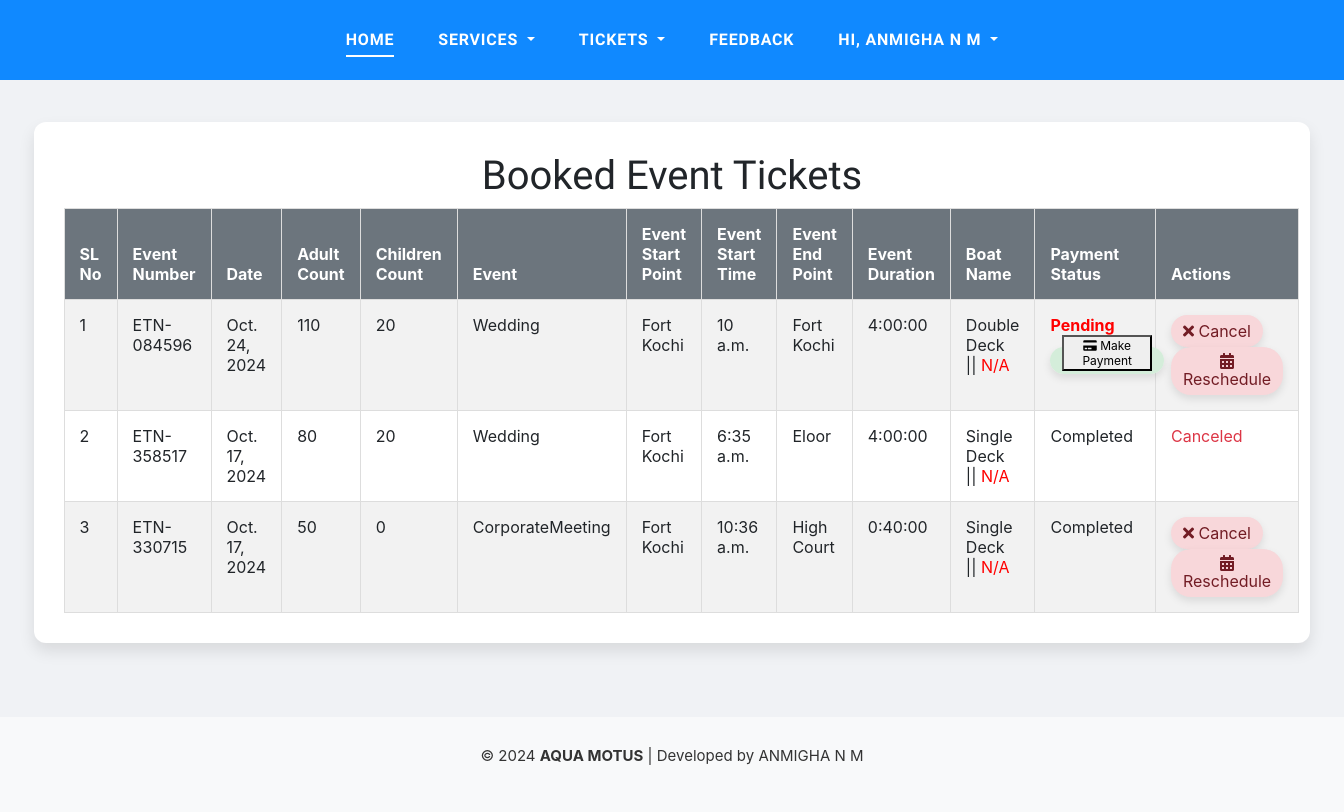
The app's page /User/ViewEventBooking/ (signed in), older data.
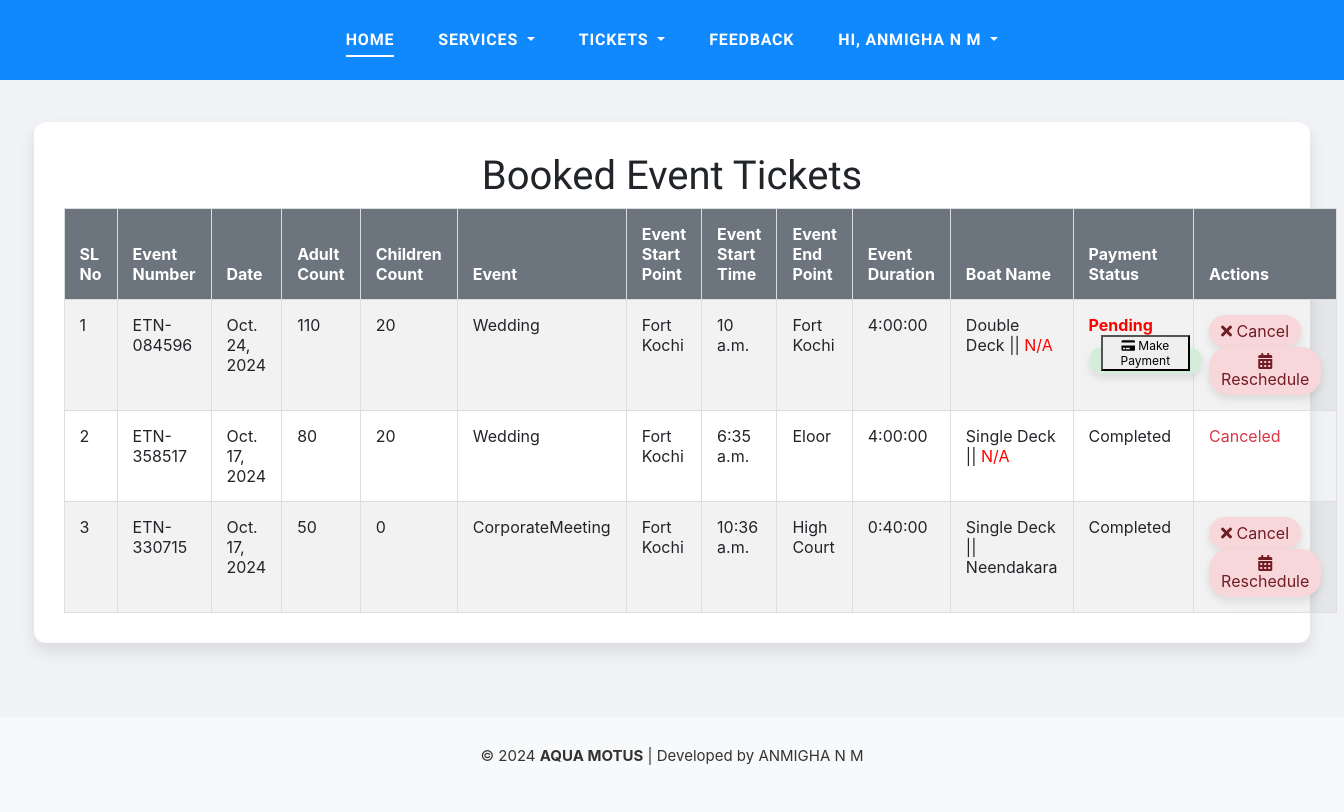
The same page, newer data.
### User/models.py (models this page shows, shortened)
class tbl_eventbooking(models.Model):
    event_date = models.DateField()
    event_startpoint = models.ForeignKey(tbl_place, on_delete=models.CASCADE, related_name='event_startpoints')
    event_endpoint = models.ForeignKey(tbl_place, on_delete=models.CASCADE, related_name='event_endpoints')
    event_starttime = models.TimeField(default=time(0, 0))  # Default to 00:00:00
    duration = models.DurationField(null=True, blank=True)  # Store duration as a time period
    event_number = models.CharField(max_length=20, unique=True, blank=True, null=True)
    adult_count = models.CharField(max_length=20)
    children_count = models.CharField(max_length=20)
    boat_deck = models.CharField(max_length=50,default='1')
    event_type = models.ForeignKey(tbl_eventtype, on_delete=models.CASCADE)
    user = models.ForeignKey(settings.AUTH_USER_MODEL, on_delete=models.CASCADE)
    assign = models.ForeignKey(tbl_boat, on_delete=models.CASCADE, null=True)
    status = models.IntegerField(default=0)
    payment_id = models.CharField(max_length=100, blank=True, null=True)  # Store payment ID if available
    refund_amount = models.DecimalField(max_digits=10, decimal_places=2, null=True, blank=True)

### WebAdmin/models.py (models this page shows, shortened)
class tbl_eventtype(models.Model):
    STATUS_CHOICES = [
        (1, 'Active'),
        (0, 'Inactive'),
    ]
    event_type = models.CharField(max_length=20)
    event_rate=models.IntegerField()
    event_details=models.CharField(max_length=5000)
    status = models.IntegerField(choices=STATUS_CHOICES, default=1)

class tbl_place(models.Model):
    place_name = models.CharField(max_length=100)
    district = models.ForeignKey(tbl_district, on_delete=models.CASCADE)
    status = models.IntegerField(choices=[(0, 'Inactive'), (1, 'Active')], default=1)

class tbl_boat(models.Model):
    STATUS_CHOICES = [
        (1, 'Active'),
        (0, 'Inactive'),
    ]
    boat_name = models.CharField(max_length=20)
    boat_service = models.CharField(max_length=50,default='1')
    boat_deck = models.CharField(max_length=50,default='Single Deck')
    boat_capacity = models.IntegerField()
    boat_entrydate = models.DateField()
    status = models.IntegerField(choices=STATUS_CHOICES, default=1)

### User/views.py (the view)
# urls.py: path('ViewEventBooking/',views.vieweventbooking,name='vieweventbooking'),
@never_cache
@login_required
def vieweventbooking(request):
    user1 = request.user
    ticketdata=tbl_eventbooking.objects.filter(user=user1)
    for ticket in ticketdata:
        if ticket.refund_amount:
            ticket.refund_amount_display = ticket.refund_amount / 100
    return render(request,'User/ViewEventBooking.html',{'ticket':ticketdata})

### User/Templates/User/ViewEventBooking.html (shortened to what the changed rows need)
{% extends 'User/HomePage.html' %}
{% load static %}
{% block content %}
<!DOCTYPE html>
<html lang="en">
<head>
    <link rel="stylesheet" href="https://stackpath.bootstrapcdn.com/bootstrap/4.5.2/css/bootstrap.min.css">
    <link rel="stylesheet" href="https://cdnjs.cloudflare.com/ajax/libs/font-awesome/5.15.4/css/all.min.css">
</head>
<body><br><br><br>
    <div id="tickets-container" class="container-fluid">
        <h1 class="text-center">Booked Event Tickets</h1>
        <table id="tickets-table" class="table table-striped">
            <thead>
                <tr>
                    <th>SL No</th>
                    <th>Event Number</th>
                    <th>Date</th>
                    <th>Adult Count</th>
                    <th>Children Count</th>
                    <th>Event</th>
                    <th>Event Start Point</th>
                    <th>Event Start Time</th>
                    <th>Event End Point</th>
                    <th>Event Duration</th>
                    <th>Boat Name</th>
                    <th>Payment Status</th>
                    <th>Actions</th>
                </tr>
            </thead>
            <tbody>
                {% for item in ticket  %}
                <tr>
                    <td>{{ forloop.counter }}</td>
                    <td>{{ item.event_number }}</td>
                    <td>{{ item.event_date }}</td>
                    <td>{{ item.adult_count }}</td>
                    <td>{{ item.children_count }}</td>
                    <td>{{ item.event_type.event_type }}</td>
                    <td>{{ item.event_startpoint.place_name }}</td>
                    <td>{{ item.event_starttime }}</td>
                    <td>{{ item.event_endpoint.place_name }}</td>
                    <td>{{ item.duration }}</td>
                    <td>
                        {{ item.boat_deck }} ||
                        {% if item.assign %}
                        {{ item.assign.boat_name }}
                        {% else %}
                        <span style="color: red;">N/A</span>
                        {% endif %}
                    </td>
                    <td>
                        {% if item.payment_id %}
                        <span class="status-payed">Completed</span>
                        {% endif %}
                    </td>
                    <td>
                        {% if not item.payment_id %}
                            <button class="btn-cancel-booking" onclick="confirmCancel('{{ item.id }}')"><i class="fas fa-times"></i> Cancel</button>
                        {% elif item.payment_id and item.status != 3 and item.status != 4 %}
                             <button class="btn-cancel-booking" onclick="confirmCanceled('{{ item.id }}')"><i class="fas fa-times"></i> Cancel</button>
                        {% elif item.status == 3 %}
                            <span class="text-danger">Canceled</span>
                        {% elif item.status == 4 %}
                            <span class="text-danger">Refunded Rs.{{ item.refund_amount_display }}</span>
                        {% endif %}
                        {% if item.status != 3 and item.status != 4 %}
                            <button class="btn-reschedule-booking"
                            onclick="showRescheduleModal('{{ item.id }}', '{{ item.event_date|date:"Y-m-d" }}', '{{ item.event_starttime|time:'H:i' }}')">
                            <i class="fas fa-calendar-alt"></i> Reschedule
                            </button>
                        {% endif %}
                    </td>
                </tr>
                {% empty %}
                <tr>
                    <td colspan="13" class="text-center">No Events Booked.</td>
                </tr>
                {% endfor %}
            </tbody>
        </table>
    </div><br>
</body>
</html>
{% endblock content %}

Row changes from the older to the newer data that the page shows:
changed tbl_eventbooking "ETN-330715": assign.boat_name (not shown) → "Neendakara"; no longer shows "N/A"
